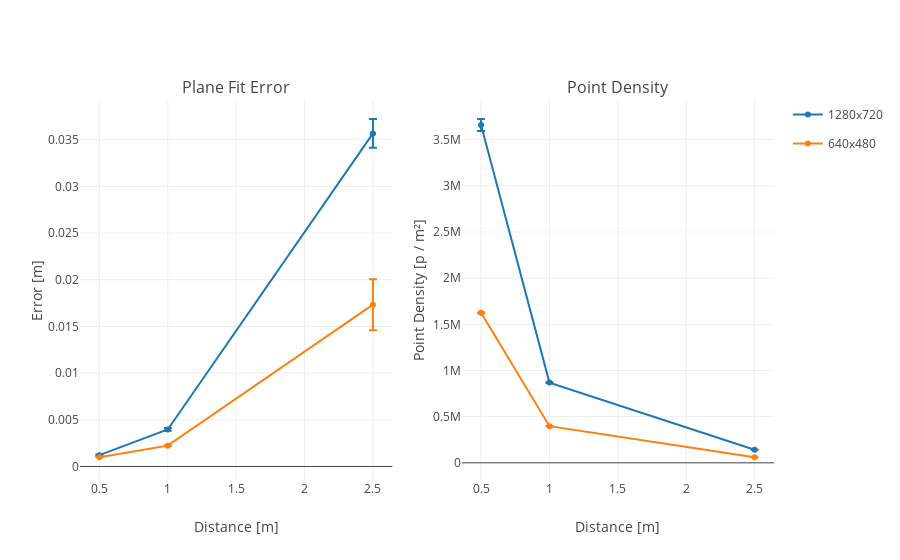

Notebook code for this chart:
### Code cell
plotPlaneData(pcDataNear01)

### Figure 1 — Plotly figure (JSON) as saved in the notebook; plotly's stock layout.template omitted (floating-point values rounded to 4 significant figures)
{"data": [{"error_y": {"array": [6.24e-05, 0.000148, 0.001545], "color": "rgb(31, 119, 180)", "symmetric": true, "type": "data", "visible": true}, "legendgroup": "1280x720", "line": {"color": "rgb(31, 119, 180)"}, "name": "1280x720", "showlegend": true, "type": "scatter", "x": [0.5, 1, 2.5], "xaxis": "x1", "y": [0.001215, 0.003966, 0.03568], "yaxis": "y1"}, {"error_y": {"array": [8.251e-06, 4.587e-05, 0.002733], "color": "rgb(255, 127, 14)", "symmetric": true, "type": "data", "visible": true}, "legendgroup": "640x480", "line": {"color": "rgb(255, 127, 14)"}, "name": "640x480", "showlegend": true, "type": "scatter", "x": [0.5, 1, 2.5], "xaxis": "x1", "y": [0.0009886, 0.002233, 0.01733], "yaxis": "y1"}, {"error_y": {"array": [64320.0, 2919.0, 941.8], "color": "rgb(31, 119, 180)", "symmetric": true, "type": "data", "visible": true}, "legendgroup": "1280x720", "line": {"color": "rgb(31, 119, 180)"}, "name": "1280x720", "showlegend": false, "type": "scatter", "x": [0.5, 1, 2.5], "xaxis": "x2", "y": [3659000.0, 868700.0, 141600.0], "yaxis": "y2"}, {"error_y": {"array": [3096.0, 851.3, 729.0], "color": "rgb(255, 127, 14)", "symmetric": true, "type": "data", "visible": true}, "legendgroup": "640x480", "line": {"color": "rgb(255, 127, 14)"}, "name": "640x480", "showlegend": false, "type": "scatter", "x": [0.5, 1, 2.5], "xaxis": "x2", "y": [1624000.0, 396900.0, 60500.0], "yaxis": "y2"}], "layout": {"annotations": [{"font": {"size": 16}, "showarrow": false, "text": "Plane Fit Error", "x": 0.225, "xanchor": "center", "xref": "paper", "y": 1, "yanchor": "bottom", "yref": "paper"}, {"font": {"size": 16}, "showarrow": false, "text": "Point Density", "x": 0.775, "xanchor": "center", "xref": "paper", "y": 1, "yanchor": "bottom", "yref": "paper"}], "xaxis1": {"anchor": "y1", "domain": [0, 0.45], "title": "Distance [m]"}, "xaxis2": {"anchor": "y2", "domain": [0.55, 1], "title": "Distance [m]"}, "yaxis1": {"anchor": "x1", "domain": [0, 1], "title": "Error [m]"}, "yaxis2": {"anchor": "x2", "domain": [0, 1], "title": "Point Density [p / m²]"}}}
